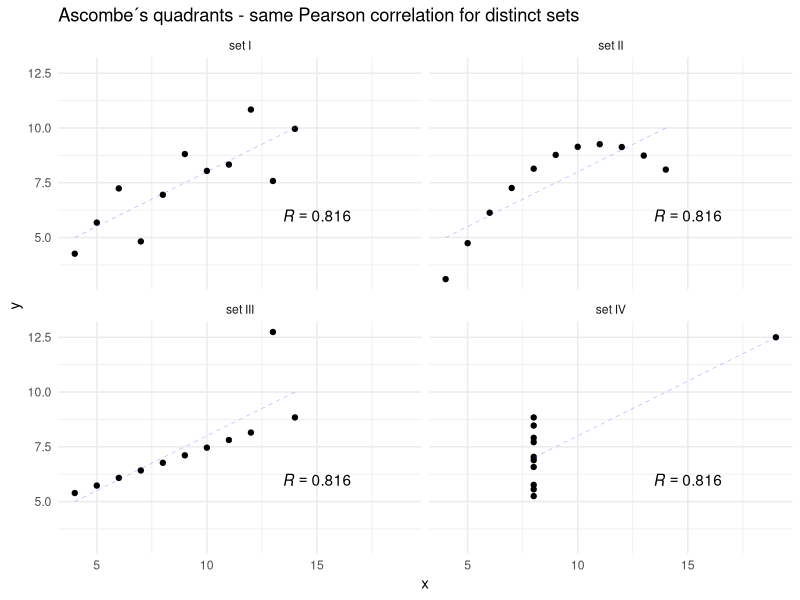
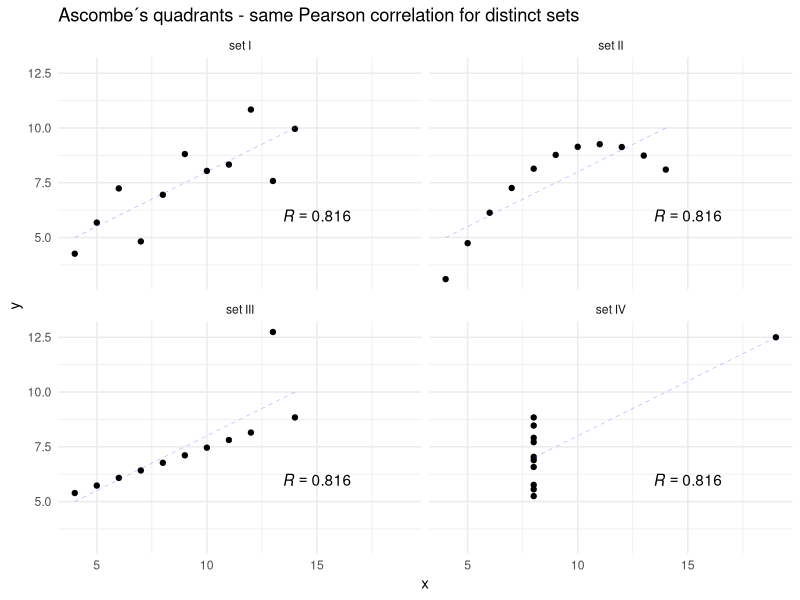

Reproduce these figures in R, in order. (Note: this script raises an error after producing the figures.)
"
Plots the Anscombe’s quartet (http://en.wikipedia.org/wiki/Anscombe%27s_quartet)

TODO:
- add pearson correlation values  DONE
- make background lighter DONE
- add title DONE
- make lines thinner DONE

This plot is used to discuss possible spurious correlation between 
accuracy and certain task attributes like explanation size and difficulty.


"
library(ggplot2)
library(dplyr)
library(tidyr)



head(anscombe)

##   x1 x2 x3 x4   y1   y2    y3   y4
## 1 10 10 10  8 8.04 9.14  7.46 6.58
## 2  8  8  8  8 6.95 8.14  6.77 5.76
## 3 13 13 13  8 7.58 8.74 12.74 7.71
## 4  9  9  9  8 8.81 8.77  7.11 8.84
## 5 11 11 11  8 8.33 9.26  7.81 8.47
## 6 14 14 14  8 9.96 8.10  8.84 7.04

#reshaped into tidy form (http://www.jstatsoft.org/v59/i10/paper)

anscombe_tidy <- anscombe %>%
  mutate(observation = seq_len(n())) %>%
  gather(key, value, -observation) %>%
  separate(key, c("variable", "set"), 1, convert = TRUE) %>%
  mutate(set = c("set I", "set II", "set III", "set IV")[set]) %>%
  spread(variable, value)

head(anscombe_tidy)

#   observation     set  x    y
# 1           1   set I 10 8.04
# 2           1  set II 10 9.14
# 3           1 set III 10 7.46
# 4           1  set IV  8 6.58
# 5           2   set I  8 6.95
# 6           2  set II  8 8.14


plot <- ggplot(anscombe_tidy, aes(x, y)) +
  geom_point() +
  ggtitle("Ascombe´s quadrants - same Pearson correlation for distinct sets")+
  facet_wrap(~ set) +
  theme_minimal()+
  annotate("text", x = 15, y = 6, label = "italic(R) == 0.816",parse=TRUE)+
  geom_smooth(method = "lm",linetype=2, size=0.1,se = FALSE)

png(".\\output\\ascombes_quadrants.png")
print(plot)
dev.off()

ggsave(dpi=300, filename = ".\\output\\ascombes_quadrants.png")

plot.savePlot(filename = ,type = "png")

cor.test(anscombe_tidy$x,anscombe_tidy$y,method="pearson",alternative =
    "two.sided")
# data:  anscombe_tidy$x and anscombe_tidy$y
# t = 9.1608, df = 42, p-value = 1.437e-11
# alternative hypothesis: true correlation is not equal to 0
# 95 percent confidence interval:
#   0.6856660 0.8960719
# sample estimates:
#   cor 
# 0.8163662
